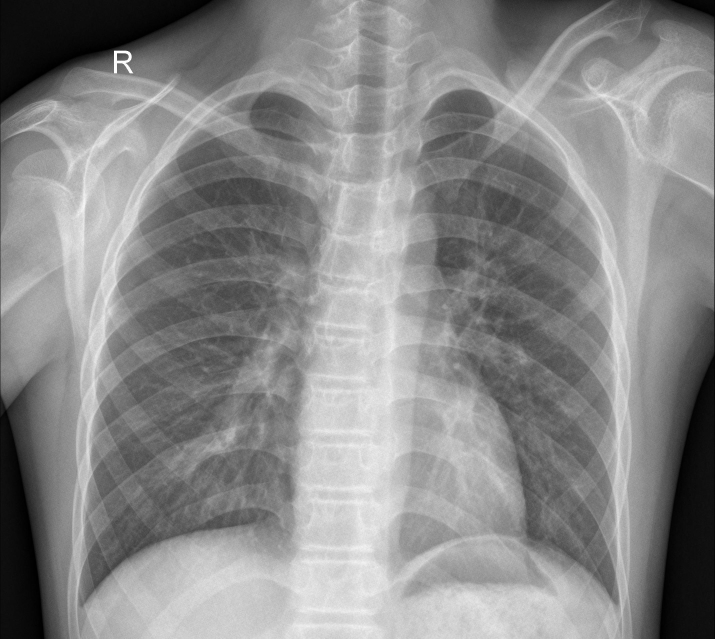
#> input picture chest_Xray/chest_Xray/test/NORMAL/IM-0011-0001-0001.jpeg, 2144 x 1916 px, given as the content of the folder ./chest_Xray/train, which was not available (shown at 1/3 size)
$ jupyter execute --allow-errors chest_xray_hyperparameters.ipynb   (shell and % lines are left out)   (text cells are left out)
#> lines starting #> are read from the running program, lines starting #| are printed output that depends on the picture; pictures that were not available may be replaced by others from this repository, and a replacement may not be noted
[cell 1]
import os
import numpy as np
import pandas
import seaborn as sns
import matplotlib.pyplot as plt
import matplotlib.cbook as cbook
from PIL import Image
from sklearn.ensemble import RandomForestClassifier
import cv2
import pandas as pd
from sklearn.model_selection import cross_val_score, cross_val_predict
from sklearn.metrics import roc_auc_score, roc_curve, confusion_matrix

[cell 2]
TEST_PATH = "./chest_Xray/test"
TRAIN_PATH = "./chest_Xray/train"
VAL_PATH = "./chest_Xray/val"

[cell 3]
def create_dataset(PATH):
    X = []
    Y = []
    for elem in os.listdir(PATH):
        is_pneumonia = 0.
        if elem == "PNEUMONIA":
            is_pneumonia = 1.
        try:
            for filename in os.listdir(PATH + "/" + elem):
                try:
                    path = PATH + "/" + elem + "/"
                    img = cv2.imread(str(path+filename))
                    img = cv2.resize(img, (224,224))
                    img = cv2.cvtColor(img, cv2.COLOR_BGR2RGB)
                    img = img.astype(np.float32)/255.
                    # Data augmentation :
                    # Flip
                    flipped_image = cv2.rotate(img, cv2.ROTATE_90_CLOCKWISE)
                    # noisy_image = random_noise(img)
                    # Blur
                    #blur_image = cv2.GaussianBlur(img, (11,11),0)
                    # rotated_image = rotate(img, angle=45)
                    img_data = [img, flipped_image]
                    for image in img_data:
                        X.append(image)
                        Y.append(is_pneumonia)
                except:
                    print(filename + " failed")
                    pass
        except:
            pass
    X = np.array(X).reshape(-1, 224*224*3)
    Y = np.array(Y)
    return X, Y

[cell 4]
train_X, train_Y = create_dataset(TRAIN_PATH)
#> in create_dataset, img is the input picture: shape (1916, 2144, 3); min 0, max 255, mean 137.1
#> in create_dataset, `img = cv2.resize(img, (224,224))`:
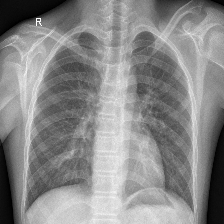
#> img: shape (224, 224, 3); min 0, max 255, mean 137
#> in create_dataset, `flipped_image = cv2.rotate(img, cv2.ROTATE_90_CLOCKWISE)`:
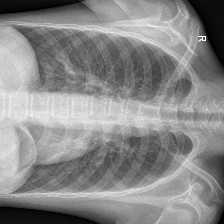
#> flipped_image: shape (224, 224, 3) float32; min 0, max 1, mean 0.537
#> the loop in create_dataset, `for image in img_data:` made 2 passes
#> after the loop in create_dataset, `for image in img_data:`: X = 2 items; Y = [0, 0]
#> train_Y = [0, 0]
val_X, val_Y = create_dataset(VAL_PATH)
#> the loop in create_dataset (call 2), `for image in img_data:` made 2 passes
#> val_Y = [0, 0]
test_X, test_Y = create_dataset(TEST_PATH)
#> the loop in create_dataset (call 3), `for image in img_data:` made 2 passes
#> pass 2 of the loop in create_dataset, `for elem in os.listdir(PATH):`:
#> is_pneumonia = 0
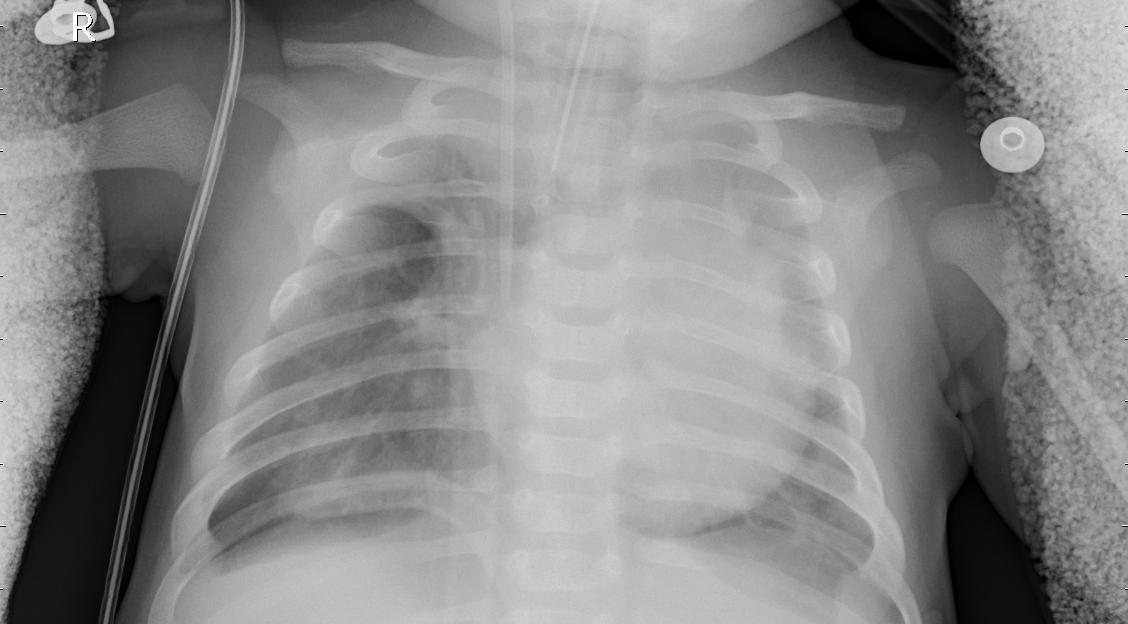
#> input picture chest_Xray/chest_Xray/test/PNEUMONIA/person100_bacteria_478.jpeg, 1128 x 624 px
#> in create_dataset, img is the input picture: shape (624, 1128, 3); min 0, max 255, mean 135.3
#> in create_dataset (call 3), `img = cv2.resize(img, (224,224))`:
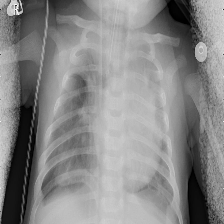
#> img: shape (224, 224, 3); min 0, max 253, mean 135.2
#> in create_dataset (call 3), `flipped_image = cv2.rotate(img, cv2.ROTATE_90_CLOCKWISE)`:
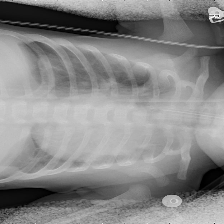
#> flipped_image: shape (224, 224, 3) float32; min 0, max 0.992, mean 0.53

[cell 5]
# PLOT POUMONS
labels = ["Normal", "Pneumonia"]

plt.figure(figsize=(10,6))
plt.title("Poumons malades / Poumons sains (train)")
sns.countplot(train_Y.astype(int), palette=sns.color_palette("pastel"))

plt.figure(figsize=(10,6))
plt.title("Poumons malades / Poumons sains (val)")
sns.countplot(val_Y.astype(int), palette=sns.color_palette("pastel"))

plt.figure(figsize=(10,6))
plt.title("Poumons malades / Poumons sains (test)")
sns.countplot(test_Y.astype(int), palette=sns.color_palette("pastel"))
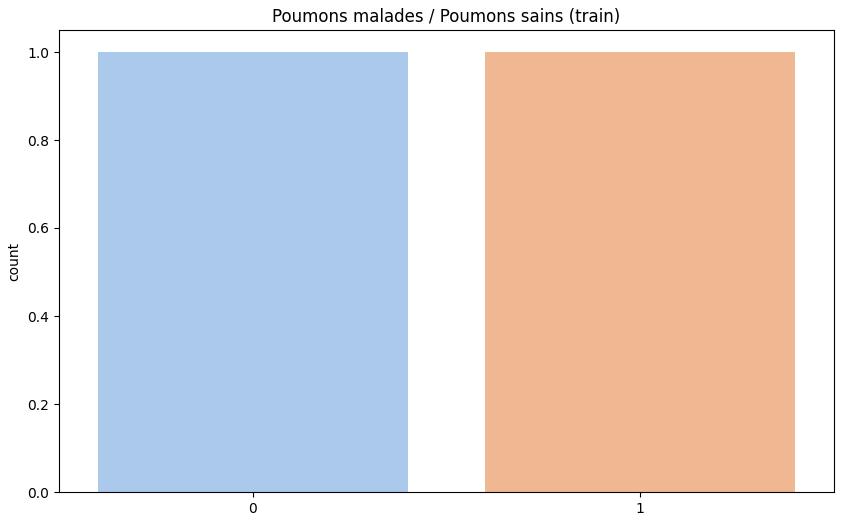
#> figure drawn by matplotlib, 1 panel
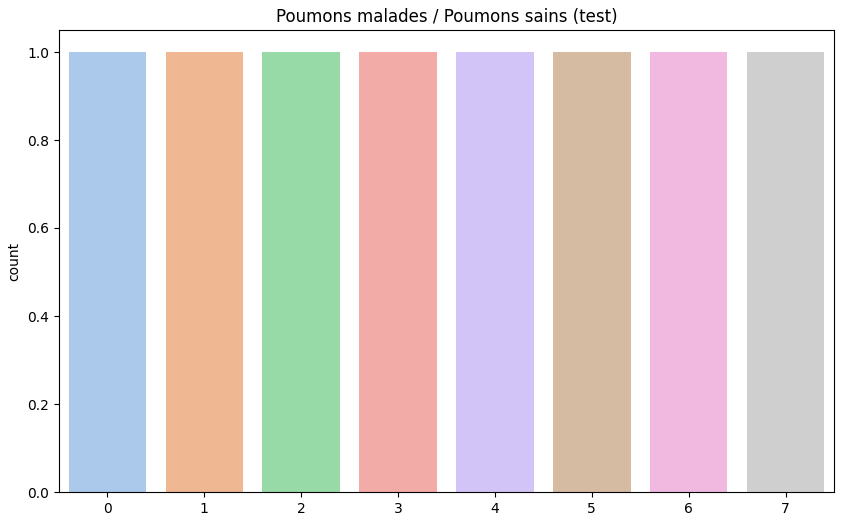
#> figure drawn by matplotlib, 1 panel

[cell 6]
model = RandomForestClassifier(random_state = 20, n_estimators = 150, max_depth = 10,
                               max_features = 2)
model.fit(train_X, train_Y)
#> (the rest of this cell did not finish here and is left out)

[cell 7]
scores_preds = cross_val_predict(model, test_X, test_Y)
#> (the rest of this cell did not finish here and is left out)

[cell 8]
accuracy = roc_auc_score(test_Y, scores_preds)
print(accuracy)

#> (a cell that did not finish here is left out)

[cell 10]
cm = confusion_matrix(test_Y, scores_preds)
classes = ['Normal', 'Pneumonia']
title = 'predictions HeatMap'
plt.figure(figsize = (10, 10))

plt.imshow(cm, cmap=plt.cm.Blues)
plt.colorbar()
plt.xticks(np.arange(len(classes)), classes)
plt.yticks(np.arange(len(classes)), classes)
for i in range(0, len(classes)):
    for j in range(0, len(classes)):
        text = plt.text(i, j, cm[i, j], ha="center", va="center")
plt.ylabel('True label', size = 18)
plt.xlabel('Predicted label', size = 18)
plt.tight_layout()
plt.show()
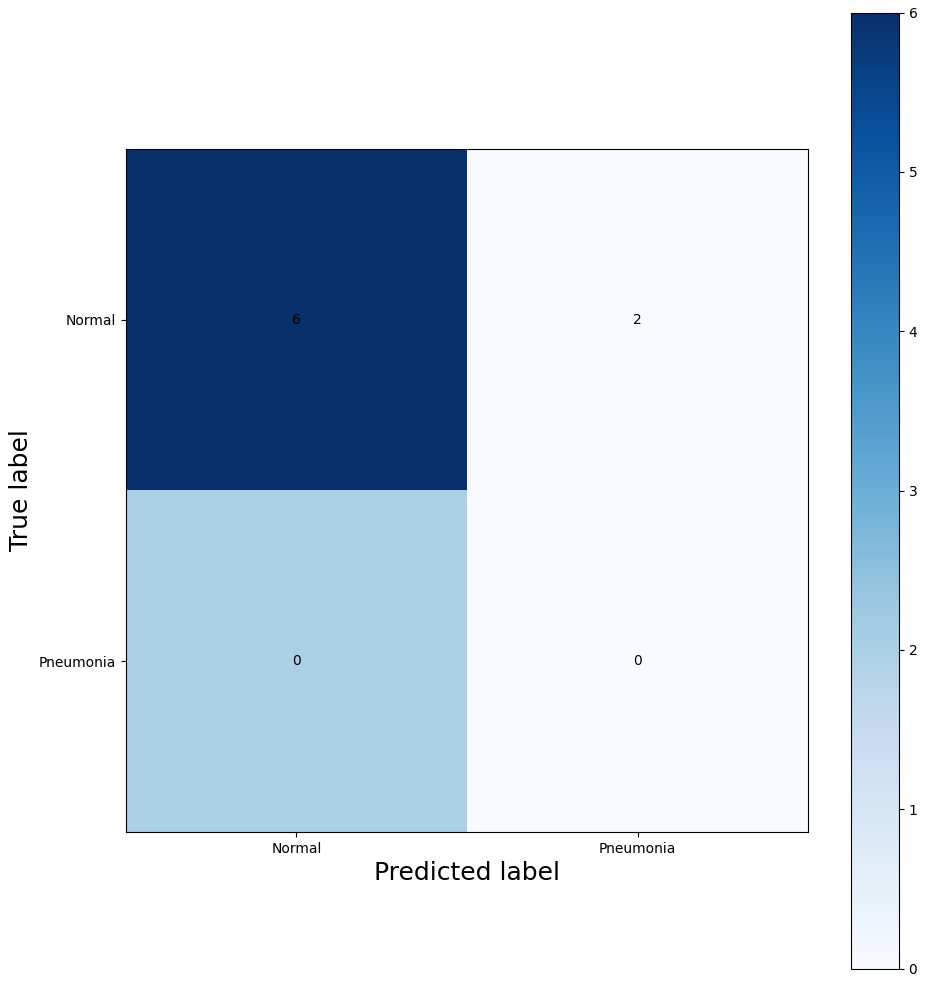
#> figure drawn by matplotlib, 2 panels
